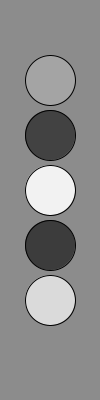
Frame 1 (no input)
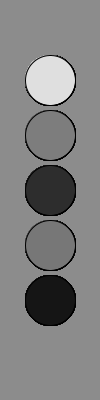
Frame 60 (the mouse pressed at the canvas centre just before this capture)
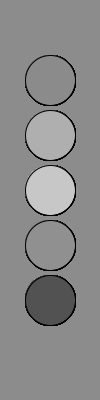
Frame 120 (the mouse held since frame 60 and released just before this capture)

The Processing sketch that drew these frames (run headless with seeded random() and noise(); from frame 60 on, the mouse is pressed at the canvas centre):

// Processing sketch: processing_75640
// ── processing_75640.pde

int anArray [ ];

void setup() {
  size (100, 400);
  background (140);
  smooth();

  anArray = new int [5];
  for (int i = 0; i < 5; i++) {
    int shades = (int)random(255);
    anArray[i] = shades;
  }
}

void draw() {

  int cx = width/2;

  for (int a=0; a<=4 ; a++) {
    int cy = a;
    fill (anArray[a]);
    ellipse (cx, cy*55+80, 50, 50);
    if (anArray[a] >= 255) {
      anArray[a] = 0;
    } 
    else {
      anArray[a]++;
    }
  }
}

void mousePressed() {
  setup();
}
